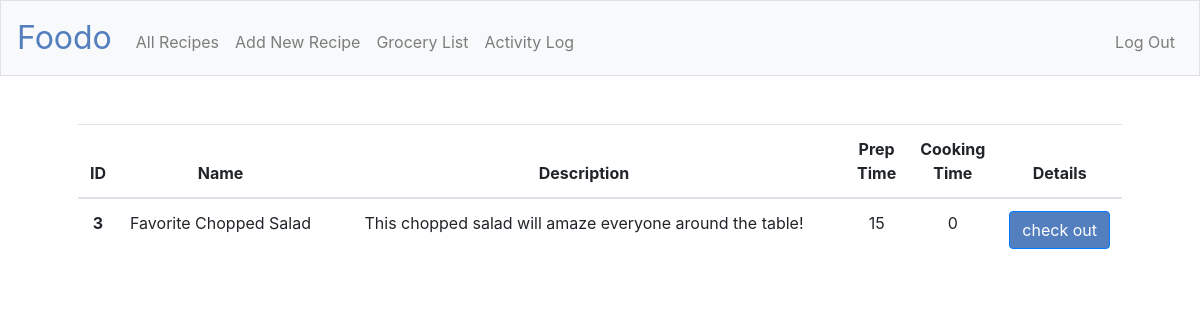
Screenshot of /recipes_salad (signed in) with the database file from the repository.
### tables this page shows
CREATE TABLE "recipes" (
	"id"	INTEGER NOT NULL,
	"user_id"	INTEGER,
	"name"	TEXT NOT NULL,
	"description"	TEXT,
	"ingredients"	TEXT NOT NULL,
	"directions"	TEXT,
	"prep_time"	INTEGER NOT NULL,
	"cooking_time"	INTEGER NOT NULL,
	"tips"	TEXT,
	"image"	BLOB,
	PRIMARY KEY("id")
);

### application.py (the view)
@app.route("/recipes_salad")
@login_required
def recipes_salad():
    recipes = db.execute("SELECT id, name, description, ingredients, directions, prep_time, cooking_time, tips FROM recipes WHERE name LIKE '%salad%'")
    for recipe in recipes:
        recipe_id = recipe["id"]
        name = recipe["name"]
        description = recipe["description"]
        ingredients = recipe["ingredients"]
        directions = recipe["directions"]
        prep_time = recipe["prep_time"]
        cooking_time = recipe["cooking_time"]
        tips = recipe["tips"]
        return render_template("recipes.html", recipes=recipes)

### application.py (called while the page is built)
@app.after_request
def after_request(response):
    response.headers["Cache-Control"] = "no-cache, no-store, must-revalidate"
    response.headers["Expires"] = 0
    response.headers["Pragma"] = "no-cache"
    return response

### helpers.py (called while the page is built)
def login_required(f):
    @wraps(f)
    def decorated_function(*args, **kwargs):
        if session.get("user_id") is None:
            return redirect("/login")
        return f(*args, **kwargs)
    return decorated_function

### templates/recipes.html (shortened to what this page needs)
{% extends "layout.html" %}
{% block main %}
    <form action="/recipes" method="post">
        <table style="table-layout:dynamic;" class="table">
          <thead>
            <tr>
              <th scope="col">ID</th>
              <th scope="col">Name</th>
              <th width="600px" scope="col">Description</th>
              <th scope="col">Prep Time</th>
              <th scope="col">Cooking Time</th>
              <th scope="col">Details</th>
            </tr>
          </thead>
          <tbody>
              {% for recipe in recipes %}
            <tr>
              <th scope="row">{{ recipe.id }}</th>
              <td id="limit">{{ recipe.name }}</td>
              <td id="limit">{{ recipe.description }}</td>
              <td id="limit">{{ recipe.prep_time }}</td>
              <td id="limit">{{ recipe.cooking_time }}</td>
              <td><a class="btn btn-primary" type="hidden" name="detail" value="{{ recipe.id }}" href="/recipe_detail/{{ recipe.id }}">check out</a></td>
            </tr>
            {% endfor %}
          </tbody>
        </table>
    </form>
{% endblock %}

### static/styles.css (style rules this page uses)
.btn-primary, .btn-primary:hover, .btn-primary:active, .btn-primary:visited { background-color: #537fbe; }
#limit { white-space: nowrap; overflow: hidden; width: 10px; height: 10px; text-overflow: ellipsis; }

### rows the page displays
recipes: id "3", name "Favorite Chopped Salad", description "This chopped salad will amaze everyone around the table!", prep_time "15", cooking_time "0"
